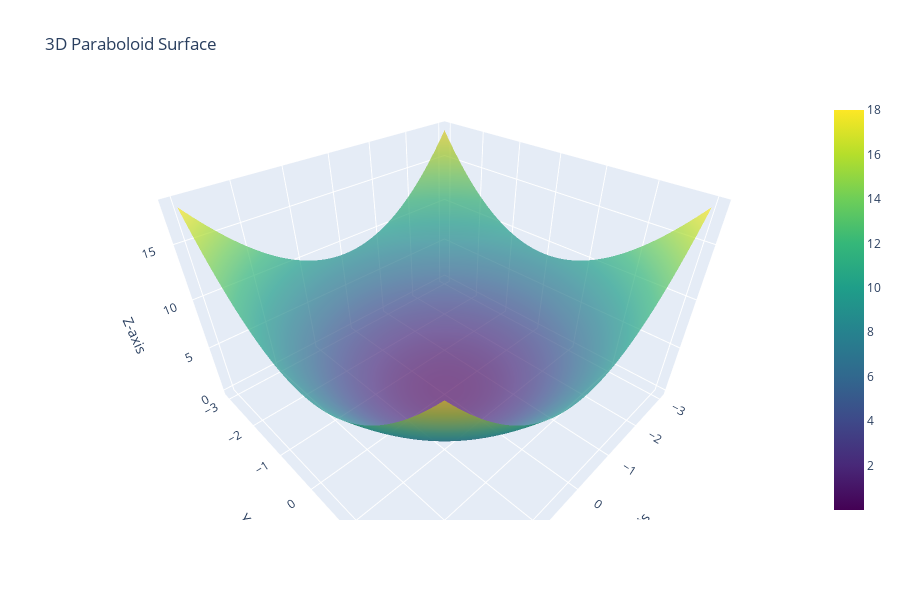

Notebook cell for this chart:
### Markdown cell above
Let's define a parabolic function:

$$
z = f( x, y) = x ^ 2 + y ^ 2
$$

## 1. Parabola Plot

### Code cell
import numpy as np
import plotly.graph_objects as go
from plotly.subplots import make_subplots

# ---------------- Paraboloid Function ----------------
def f(x, y):
    return x**2 + y**2

# ---------------- Paraboloid Points ----------------
x = np.linspace(-3, 3, 100)
y = np.linspace(-3, 3, 100)
X, Y = np.meshgrid(x, y)
Z = f(X, Y)

# ---------------- 3D Figure ----------------
fig_3d = go.Figure()

# Paraboloid surface
fig_3d.add_trace(go.Surface(x=X, y=Y, z=Z, colorscale="Viridis", opacity=0.7, name="Surface"))

fig_3d.update_layout(
    title="3D Paraboloid Surface",
    scene=dict(
        xaxis_title="X-axis",
        yaxis_title="Y-axis",
        zaxis_title="Z-axis",
        aspectratio=dict(x=1.5, y=1.5, z=1,)
    ),
    width=900,
    height=600
)

### Figure 1 — Plotly figure (JSON) as saved in the notebook; plotly's stock layout.template omitted (floating-point values rounded to 4 significant figures; data arrays with more than 128 entries replaced by an {"elided": "..."} marker saying what was removed)
{"data": [{"colorscale": [[0, "#440154"], [0.1111, "#482878"], [0.2222, "#3e4989"], [0.3333, "#31688e"], [0.4444, "#26828e"], [0.5556, "#1f9e89"], [0.6667, "#35b779"], [0.7778, "#6ece58"], [0.8889, "#b5de2b"], [1, "#fde725"]], "name": "Surface", "opacity": 0.7, "type": "surface", "x": {"elided": "100x100 float values"}, "y": {"elided": "100x100 float values"}, "z": {"elided": "100x100 float values"}}], "layout": {"height": 600, "scene": {"aspectratio": {"x": 1.5, "y": 1.5, "z": 1}, "xaxis": {"title": {"text": "X-axis"}}, "yaxis": {"title": {"text": "Y-axis"}}, "zaxis": {"title": {"text": "Z-axis"}}}, "title": {"text": "3D Paraboloid Surface"}, "width": 900}}
